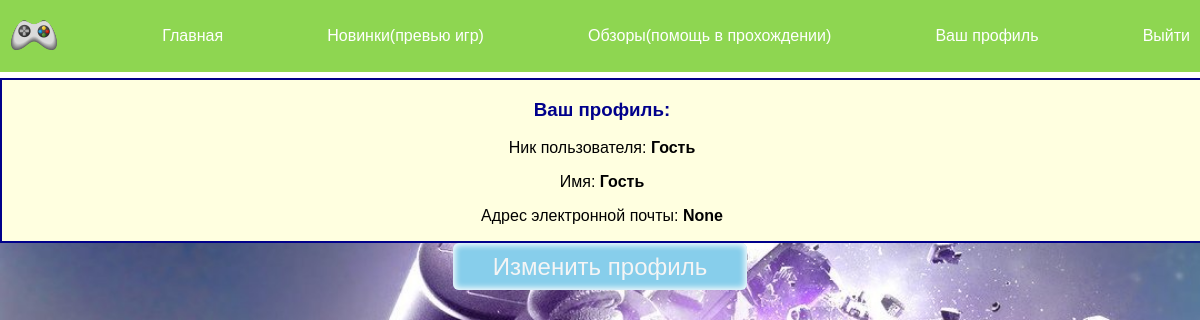
/profile/ (signed in), run on an earlier commit of the app's database.
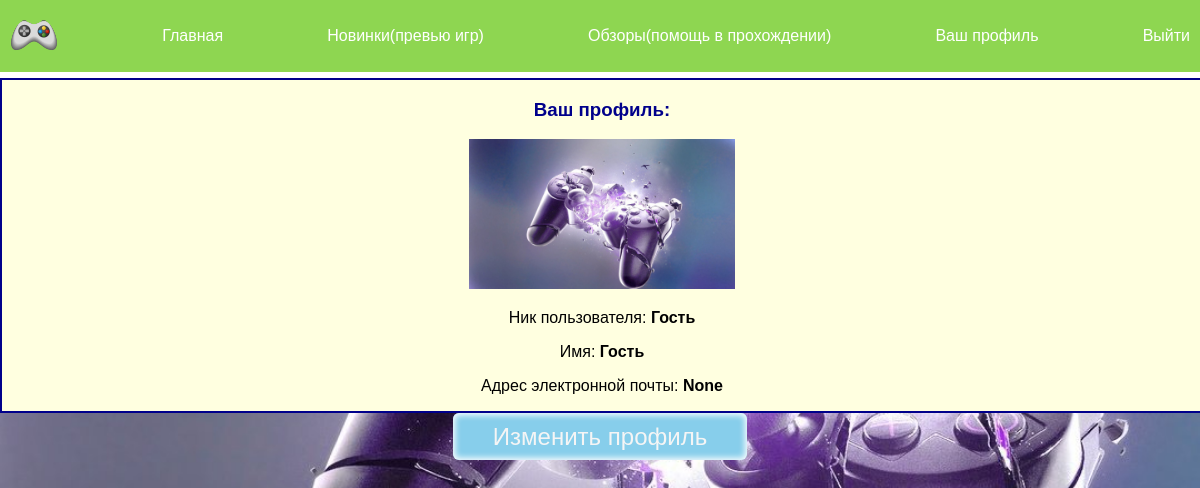
And on a later commit of the database.
### users/models.py (models this page shows, shortened)
class Profile(models.Model):
    user = models.OneToOneField(User, on_delete=models.CASCADE, blank=True, null=True)
    avatar = models.ImageField(upload_to='avatars/', blank=True, null=True, verbose_name='Аватар')
    favorite_game = models.CharField(max_length=200, blank=True, null=True, verbose_name='Любимая игра')
    favorite_genre = models.CharField(max_length=200, blank=True, null=True, verbose_name='Любимый жанр игр')
    birthday = models.DateField(blank=True, null=True, verbose_name='День рождения')
    username = models.CharField(max_length=200, blank=True, null=True, verbose_name='Ник пользователя')
    name = models.CharField(max_length=200, blank=True, null=True, verbose_name='Имя пользователя')
    email = models.EmailField(max_length=200, blank=True, null=True, verbose_name='Email')
    class Meta:
        verbose_name = "пользователя"
        verbose_name_plural = 'Пользователи'
        ordering = ['name']

### users/views.py (the view)
# urls.py: path('profile/', views.profile, name="profile"),
@login_required(login_url='register')
def profile(request):
    prof = request.user.profile
    context = {
        'profile': prof
    }
    return render(request, 'users/profile.html', context)

### users/templates/users/profile.html (shortened to what this page needs)
{% extends 'users/base.html'%}
{% block content %}
<div class="box">
    <h3>Ваш профиль:</h3>
    {% if profile.avatar %}
    <img class="profile-size" src="{{profile.avatar.url}}"/>
    {% endif%}
    <p>Ник пользователя: <b>{{profile.username}}</b></p>
    <p>Имя: <b>{{profile.name}}</b></p>
    <p>Адрес электронной почты: <b>{{profile.email}}</b></p>
</div>
<div class="margin"><a class="change" href="{% url 'full-form' %}">Изменить профиль</a></div>
{% endblock %}

### users/templates/users/base.html (shortened to what this page needs)
<!DOCTYPE html>
{% load static %}
<html lang="en">
<head>
    <link rel="stylesheet" href="{% static 'css/styles.css' %}">
</head>
<body>
<div class="menu">
    <a href="{% url 'index' %}"><img src="{% static 'images/gamepad.png' %}"> </a>
    <div><a href="{% url 'index' %}">Главная</a></div>
    <div><a href="{% url 'new-games' %}">Новинки(превью игр)</a></div>
    <div><a href="{% url 'help_games' %}">Обзоры(помощь в прохождении)</a></div>
    {% if request.user.is_authenticated %}
    <div><a href="{% url 'profile' %}">Ваш профиль</a></div>
    <div><a href="{% url 'logout' %}">Выйти</a></div>
    {% else %}
    <div><a href="{% url 'register' %}">Зарегистрироваться</a></div>
    <div><a href="{% url 'login' %}">Войти</a></div>
    {% endif %}
</div>
{% block content %}
{% endblock %}
</body>
</html>

### users/static/css/styles.css (style rules this page uses)
body { font-family: Verdana, Geneva, Tahoma, sans-serif; text-align: center ; padding: 0; margin:0; background: url(background.jpg); background-size: cover; background-attachment: fixed; }
.menu { background: rgb(142, 214, 81); padding: 10px; border-bottom: 6px solid white; display: flex; flex-wrap: wrap; justify-content: space-between; align-items: center; }
.menu div { color:rgb(39, 80, 138) }
a { text-decoration: none; }
.menu div a { text-decoration: none; color:white }
.box { background-color: lightyellow; margin: 0 auto; height: auto; width: 100%; border: 2px solid darkblue }
.profile-size { width: auto; height: 150px; }
.change { border-radius: 6px; box-shadow:inset 0 0 6px 2px white; padding: 10px 40px; margin-top: 40px; font-size: 24px; cursor: pointer; color:whitesmoke; background:skyblue; text-decoration: none; }
.margin { margin-top: 10px; }
.box h3 { color:darkblue }

What changed in the data, as far as the page shows it:
changed Profile "Гость": avatar: picture added
